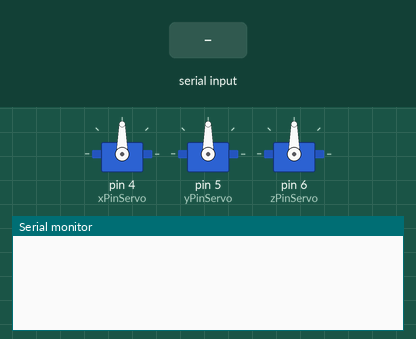
This program was run on a simulated Arduino Uno, built with avr-gcc and run on an emulated ATmega328P. Shown: 3 × servo, the last lines printed to the serial monitor. The test bench sets the inputs (shaded band).

Above: at 1.2 s.
1.3 s: "X" received over Serial
At 2.6 s:
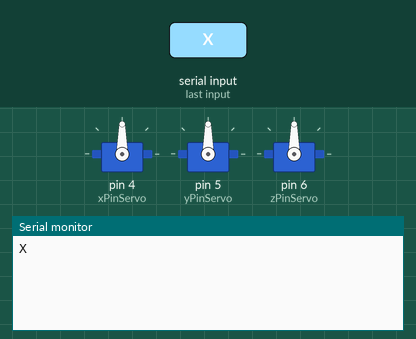
3.8 s: "Y" received over Serial
At 5.7 s:
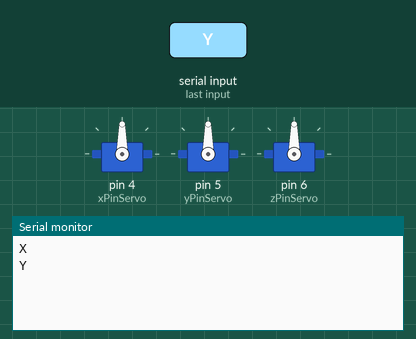
6.3 s: "Z" received over Serial
At 7.6 s:
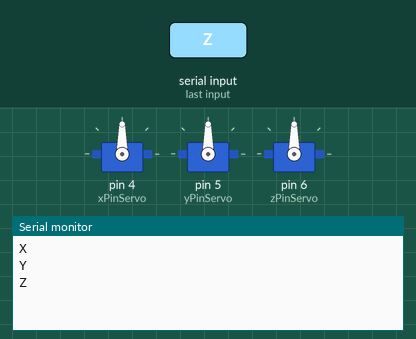

Measured:
- after the input at 1.3 s, the serial monitor: prints a new line after 1.0 s (image 1)
- after the input at 3.8 s, the serial monitor: prints a new line after 1.0 s (image 2)
- after the input at 6.3 s, the serial monitor: prints a new line after 1.0 s (image 3)

The program:

main.cpp
```cpp
#include <Arduino.h>
#include <Servo.h>
#include <stdlib.h>
#include <stdio.h>

const byte numChars = 32;
char receivedChars[numChars];   // array to store the received data

boolean newData = false;

Servo xPosServo;
Servo yPosServo;
Servo zPosServo;
String userInput;
String xyzKey;
String tempos;

int pos = 90;
int xPinServo = 4;
int yPinServo = 5;
int zPinServo = 6;
char buffer[100];

void setup() {
  Serial.begin(9600);
  xPosServo.attach(xPinServo);
  yPosServo.attach(yPinServo);
  zPosServo.attach(zPinServo);
}

void loop() {
  //Serial.read();
  if(Serial.available()) {
    //get input
    userInput = Serial.readString();// read the incoming data as string
    //try to get the axis
    xyzKey = userInput.substring(0,2);
    Serial.print(xyzKey);
    //get the start of the number
    //int startNum = userInput.find(":");
    //extract numberString
    String degree = userInput.substring(2,5);
    Serial.println(degree);
    //convert to float
    float actualDegree = degree.toFloat();
    //offset
    float pos = actualDegree + 90;
    if(xyzKey.equalsIgnoreCase("X")){
      xPosServo.write(pos);
    }
    else if(xyzKey.equalsIgnoreCase("Y"));{
      yPosServo.write(pos);
    }
    if(xyzKey.equalsIgnoreCase("Z"));{
      zPosServo.write(pos);
    }
  }
}

//make it so that user types in something like x:-23
//make it from ranges -90 to 90   |||   translate from 0 to 180
//x:90   y:34  z:-45

//moosebutter --> spam / i hate mosquitos / rubber monkey
```
